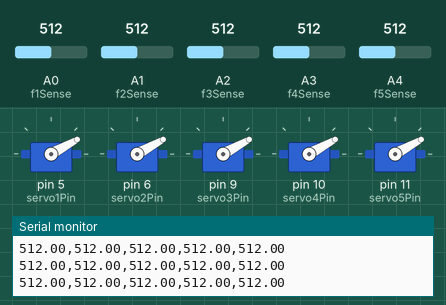
This sketch was run on a simulated Arduino Uno, built with avr-gcc and run on an emulated ATmega328P. Shown: 5 × servo, the last lines printed to the serial monitor. The inputs (shaded band) are chosen by the test bench; at power-on: A0 (f1Sense) = 512, A1 (f2Sense) = 512, A2 (f3Sense) = 512, A3 (f4Sense) = 512, A4 (f5Sense) = 512.

Above: at 1.2 s.
1.3 s: A0 (f1Sense) set to 30
At 2.5 s:
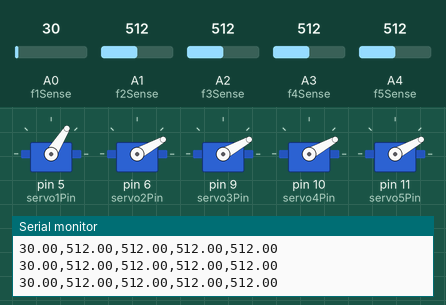
2.8 s: A1 (f2Sense) set to 30
At 3.5 s:
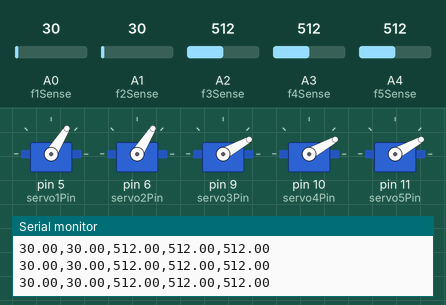
4.3 s: A2 (f3Sense) set to 30
At 5.3 s:
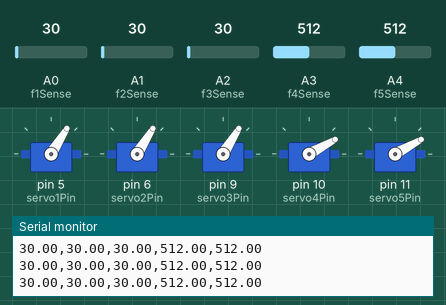
5.8 s: A3 (f4Sense) set to 716
At 6.8 s:
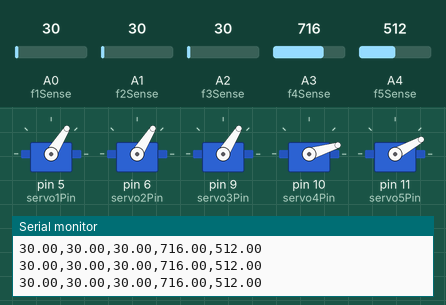
7.3 s: A4 (f5Sense) set to 30
At 8.2 s:
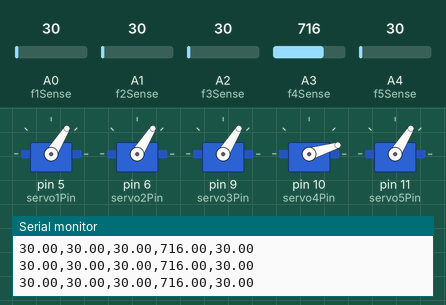
8.8 s: A3 (f4Sense) set to 30
At 9.3 s:
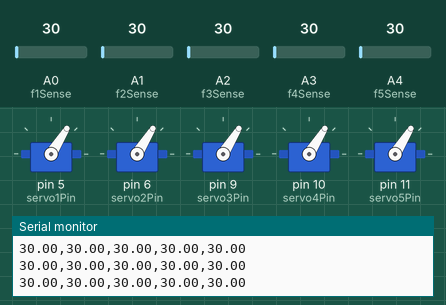
Timing chart, 0 to 11.3 s (numbered marks = the images above; inputs shaded):
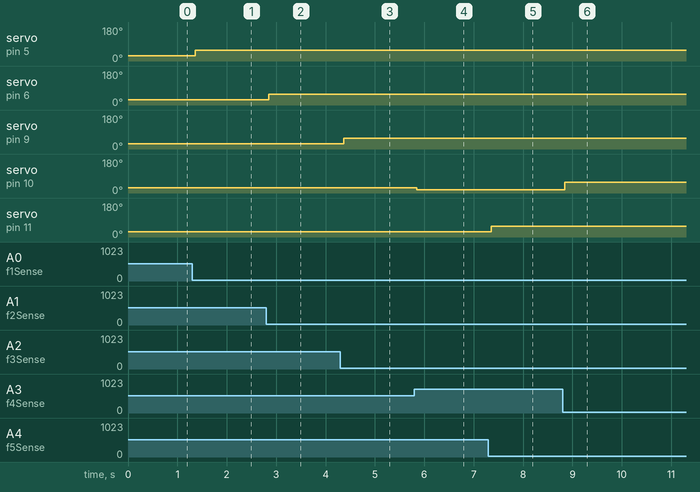

Measured:
- after the input at 1.3 s, servo on pin 5 (servo1Pin): 29° → 58° after 0.06 s
- after the input at 2.8 s, servo on pin 6 (servo2Pin): 29° → 58° after 0.05 s
- after the input at 4.3 s, servo on pin 9 (servo3Pin): 29° → 58° after 0.07 s
- after the input at 5.8 s, servo on pin 10 (servo4Pin): 29° → 17° at once
- after the input at 7.3 s, servo on pin 11 (servo5Pin): 29° → 58° after 0.05 s
- after the input at 8.8 s, servo on pin 10 (servo4Pin): 17° → 58° after 0.05 s

The sketch:

FSRs_Servos.ino
```cpp
#include <math.h>
#include <Servo.h>

// constants won't change. They're used here to set pin numbers:

#define f1Sense A0
#define f2Sense A1
#define f3Sense A2
#define f4Sense A3
#define f5Sense A4

//// variables will change:
//float f3Pressure = 0;         // variable for reading the FSR status
//float f4Pressure = 0;         // variable for reading the FSR status
//float f3Force = 0;
//float f4Force = 0;

int servo1Pin = 5; // f1
int servo2Pin = 6; // f2
int servo3Pin = 9; // f3
int servo4Pin = 10; // f4
int servo5Pin = 11; // f5

Servo servo1;
Servo servo2;
Servo servo3;
Servo servo4;
Servo servo5;

int servoAngle = 0;   // servo position in degrees


void setup(){


  // initialize the pushbutton pin as an input:
  pinMode(f1Sense, INPUT);
  pinMode(f2Sense, INPUT);
  pinMode(f3Sense, INPUT);
  pinMode(f4Sense, INPUT);
  pinMode(f5Sense, INPUT);

  servo1.attach(servo1Pin);
  servo2.attach(servo2Pin);
  servo3.attach(servo3Pin);
  servo4.attach(servo4Pin);
  servo5.attach(servo5Pin);

  servo1.write(60);
  servo2.write(60);
  servo3.write(60);
  servo4.write(60);
  servo5.write(60);

  Serial.begin(9600);
}

void loop() {
// VIBRATION OUTPUT
// float f3output = sense(f3Sense,f3Vib);
// float f4output = sense(f4Sense,f4Vib);

// SERVO OUTPUT
  float f1servoOutput = servoSense(f1Sense,servo1Pin);
  float f2servoOutput = servoSense(f2Sense,servo2Pin);
  float f3servoOutput = servoSense(f3Sense,servo3Pin);
  float f4servoOutput = servoSense(f4Sense,servo4Pin);
  float f5servoOutput = servoSense(f5Sense,servo5Pin);

  float pressure1 = analogRead(f1Sense);
  float pressure2 = analogRead(f2Sense);
  float pressure3 = analogRead(f3Sense);
  float pressure4 = analogRead(f4Sense);
  float pressure5 = analogRead(f5Sense);

  Serial.print(pressure1);
  Serial.print(",");
  Serial.print(pressure2);
  Serial.print(",");
  Serial.print(pressure3);
  Serial.print(",");
  Serial.print(pressure4);
  Serial.print(",");
  Serial.println(pressure5);


  servo1.write(f1servoOutput);
  servo2.write(f2servoOutput);
  servo3.write(f3servoOutput);
  servo4.write(f4servoOutput);
  servo5.write(f5servoOutput);


//  Serial.print(f3servoOutput);
//  Serial.print(",");
//  Serial.print(analogRead(f3Sense));
//  Serial.print(",");
//
//  Serial.print(f4servoOutput);
//  Serial.print(",");
//  Serial.print(analogRead(f4Sense));
//  Serial.print(",");
//  Serial.println(153);
  }


//  // check if the pushbutton is pressed. If it is, the buttonState is HIGH:
//  if (button1State == HIGH) {
//    // vibrate motor
//    analogWrite( vib1Pin , 153 );
//  } else {
//    // turn  off motor
//    analogWrite( vib1Pin , 0 );
//  }
//
//  if (button2State == HIGH) {
//    // vibrate motor
//    analogWrite( vib2Pin , 153 );
//  } else {
//    // turn  off motor
//    analogWrite( vib2Pin , 0 );
//  }
//}

//float sense(int pressurePin, int vibrationPin) {
//  float pressure = analogRead(pressurePin);
//  Serial.print(exp(pressure));
//  return (pressure*153)/1000;
//}

float servoSense(int pressurePin, int servoPin) {
  float pressure = analogRead(pressurePin);
  //Serial.print("New test");
  //Serial.print(60 - exp((pressure * 5) / 1000));
  //Serial.print("\n");
  return (60 - ((pressure/1000)*60));
}
```
